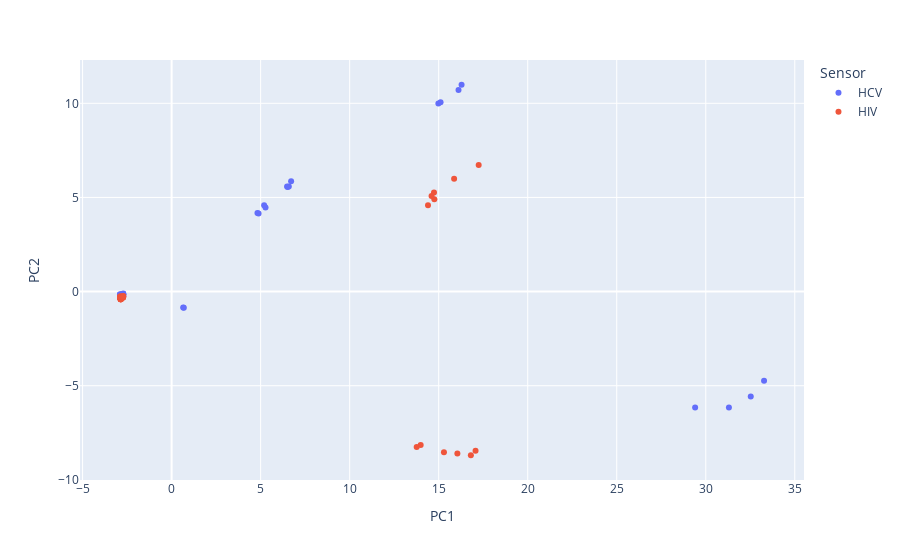

This figure's notebook cell:
### Code cell
# 4. Scores plot
# check API documentation for plotly.express https://plotly.com/python/3d-scatter-plots

import plotly.express as px

fig = px.scatter(df_scores, x='PC1', y='PC2', color='Sensor')
fig.show()
